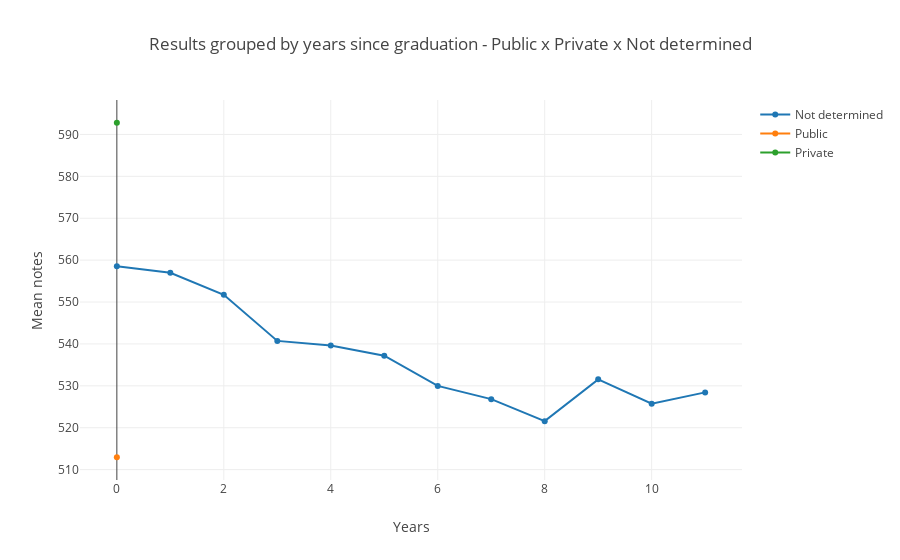

Notebook code for this chart:
### Markdown cell above
Was we can see, in the first year after conclusion, the notes are bigger, probably because most of students focus one more year on ENEM, then the notes decline because most of them give up on the first year.
I want to see the results separeted by private and public schools.

### Code cell
data_years_undefined = go.Scatter(y = data_s[data_s.TP_ESCOLA == 1].groupby('TP_ANO_CONCLUIU').mean().Mean_notes, name = 'Not determined')
data_years_public = go.Scatter(y = data_s[data_s.TP_ESCOLA == 2].groupby('TP_ANO_CONCLUIU').mean().Mean_notes, name = 'Public')
data_years_private = go.Scatter(y = data_s[data_s.TP_ESCOLA == 3].groupby('TP_ANO_CONCLUIU').mean().Mean_notes, name = 'Private')
data4 = [data_years_undefined, data_years_public, data_years_private]
layout = go.Layout(title = 'Results grouped by years since graduation - Public x Private x Not determined', xaxis=dict(title = 'Years'), yaxis=dict(title = 'Mean notes'))
fig = go.Figure(data = data4, layout=layout)
py.offline.iplot(fig, filename = 'second line chart')

### Figure 1 — Plotly figure (JSON) as saved in the notebook; plotly's stock layout.template omitted (floating-point values rounded to 4 significant figures)
{"data": [{"name": "Not determined", "type": "scatter", "y": [558.5, 557.0, 551.7, 540.7, 539.6, 537.2, 530.0, 526.8, 521.6, 531.5, 525.7, 528.4]}, {"name": "Public", "type": "scatter", "y": [513.0]}, {"name": "Private", "type": "scatter", "y": [592.8]}], "layout": {"title": "Results grouped by years since graduation - Public x Private x Not determined", "xaxis": {"title": "Years"}, "yaxis": {"title": "Mean notes"}}}
